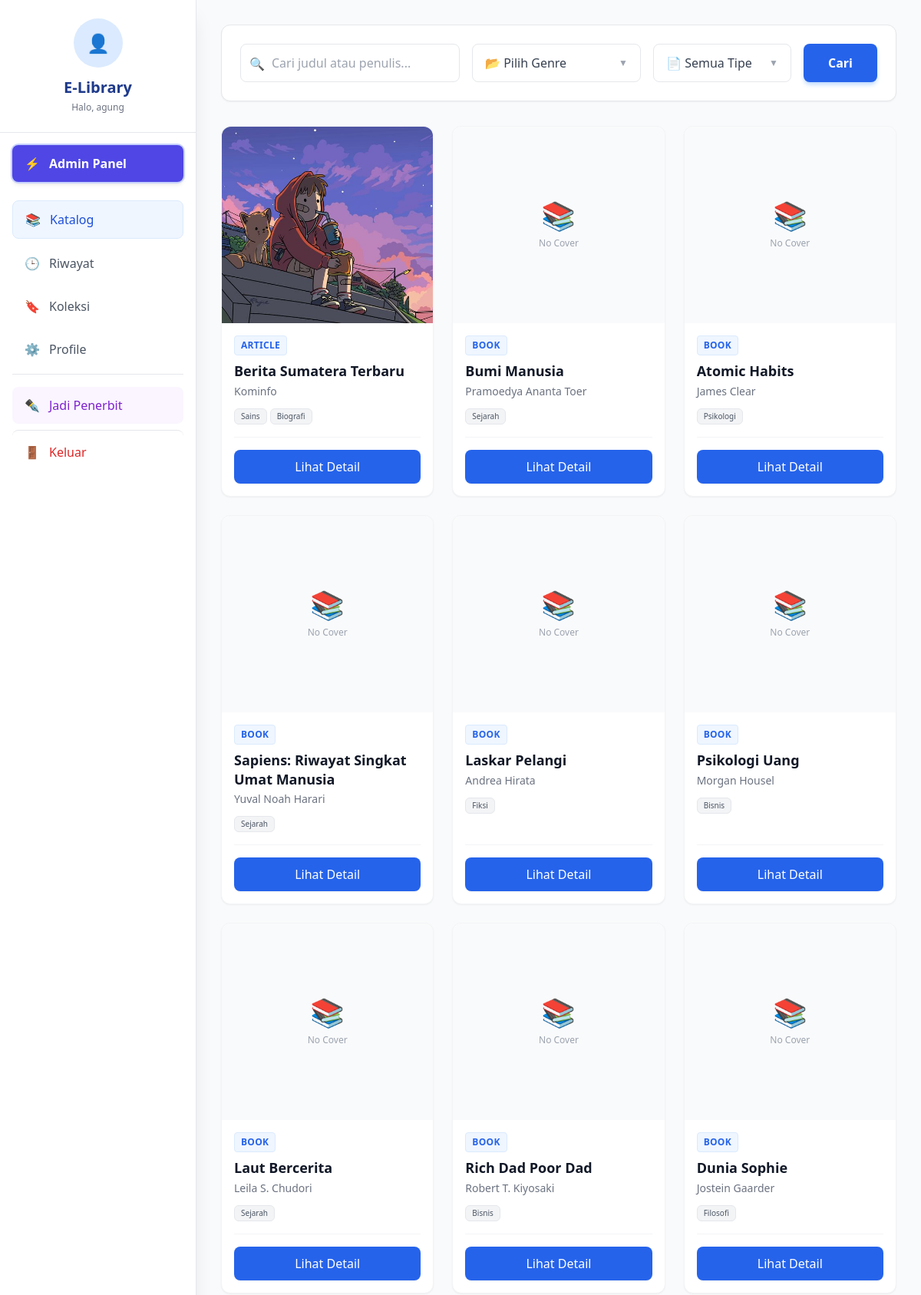
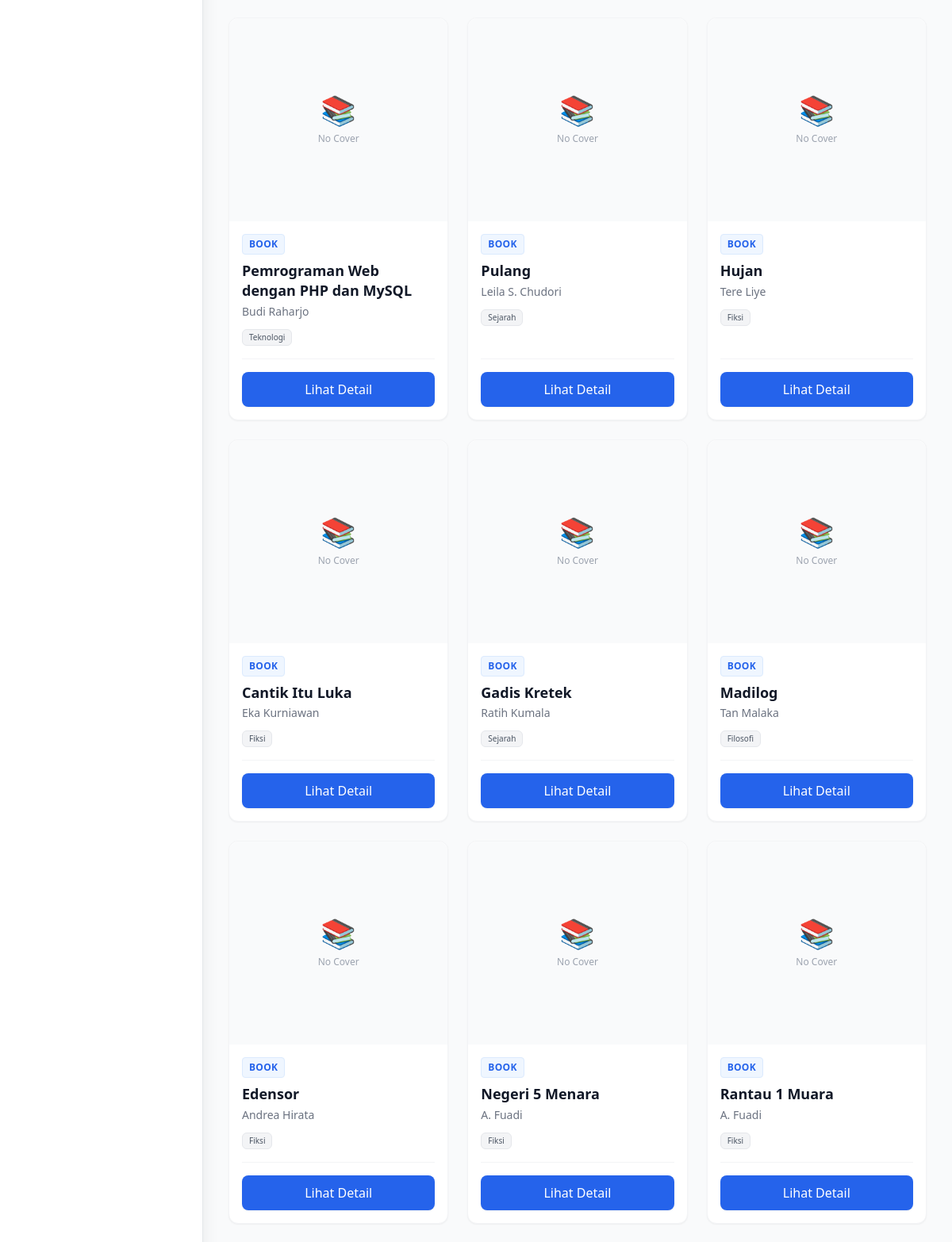
/Frontend/dashboard-user.php (signed in, upper part), run on the app's committed database (2 pictures, top to bottom).
### tables this page shows
CREATE TABLE `users` (
  `id` int(11) NOT NULL,
  `name` varchar(255) NOT NULL,
  `email` varchar(255) NOT NULL,
  `password` varchar(255) NOT NULL,
  `nim` varchar(50) NOT NULL,
  `role` enum('ADMIN','USER','PENERBIT') DEFAULT 'USER',
  `request_penerbit` enum('0','1') DEFAULT '0',
  `created_at` timestamp NOT NULL DEFAULT current_timestamp()
);

CREATE TABLE `books` (
  `id` int(11) NOT NULL,
  `title` varchar(255) NOT NULL,
  `author` varchar(255) NOT NULL,
  `description` text DEFAULT NULL,
  `cover` varchar(255) DEFAULT NULL,
  `file_path` varchar(255) DEFAULT NULL,
  `link` text DEFAULT NULL,
  `year` int(11) DEFAULT NULL,
  `type` enum('BOOK','JOURNAL','ARTICLE') DEFAULT 'BOOK',
  `status` enum('APPROVED','PENDING','REJECTED') DEFAULT 'APPROVED',
  `uploaded_by` int(11) DEFAULT NULL,
  `created_at` timestamp NOT NULL DEFAULT current_timestamp()
);

### Frontend/dashboard-user.php (the view, shortened to what this page needs)
<?php
require_once dirname(__DIR__) . '/Backend/config.php';
$user_id = $_SESSION['user_id'];
$u_res = mysqli_query($conn, "SELECT * FROM users WHERE id=$user_id");
$current_user = mysqli_fetch_assoc($u_res);
$search = isset($_GET['search']) ? mysqli_real_escape_string($conn, $_GET['search']) : '';
$filter_type = isset($_GET['type']) ? $_GET['type'] : '';
$filter_genres = isset($_GET['genres']) ? $_GET['genres'] : [];
$sql = "
    SELECT b.id, b.title, b.author, b.cover, b.type,
    GROUP_CONCAT(g.name SEPARATOR ', ') as genre_names
    FROM books b
    LEFT JOIN book_genres bg ON b.id = bg.book_id
    LEFT JOIN genres g ON bg.genre_id = g.id
    WHERE b.status = 'APPROVED'
";
$sql .= " GROUP BY b.id ORDER BY b.created_at DESC";
$books = mysqli_query($conn, $sql);
$type_map = [
    '' => '📄 Semua Tipe',
    'BOOK' => '📘 Buku',
    'JOURNAL' => '📓 Jurnal',
    'ARTICLE' => '📰 Artikel'
];
$active_type_label = isset($type_map[$filter_type]) ? $type_map[$filter_type] : $type_map[''];
?>
<!DOCTYPE html>
<html lang="id">
<head>
    <script src="https://cdn.tailwindcss.com"></script>
</head>
<body class="bg-gray-50 font-sans">
    <div class="flex min-h-screen">
        <aside id="sidebar" class="w-64 bg-white shadow-xl fixed inset-y-0 left-0 z-40 border-r transform -translate-x-full lg:translate-x-0 sidebar-transition h-full overflow-y-auto">
            <div class="p-6 border-b flex flex-col items-center relative">
                <div class="w-16 h-16 bg-blue-100 rounded-full flex items-center justify-center text-2xl mb-3">👤</div>
                <h1 class="text-xl font-bold text-blue-900">E-Library</h1>
                <p class="text-xs text-gray-500 mt-1 text-center">Halo, <?= htmlspecialchars($current_user['name']) ?></p>
            </div>
            <nav class="p-4 space-y-2">
                <?php if (isset($_SESSION['role']) && $_SESSION['role'] == 'ADMIN'): ?>
                    <a href="dashboard-admin.php" class="flex items-center gap-3 px-4 py-3 bg-indigo-600 text-white rounded-lg font-bold shadow-md hover:bg-indigo-700 transition mb-6 ring-2 ring-indigo-200">
                        <span>⚡</span> Admin Panel
                    </a>
                <?php endif; ?>
                <a href="dashboard-user.php" class="flex items-center gap-3 px-4 py-3 bg-blue-50 text-blue-700 rounded-lg font-medium border border-blue-100">
                    <span>📚</span> Katalog
                </a>
                <a href="history.php" class="flex items-center gap-3 px-4 py-3 text-gray-600 hover:bg-blue-50 hover:text-blue-700 rounded-lg font-medium transition">
                    <span>🕒</span> Riwayat
                </a>
                <a href="saved_books.php" class="flex items-center gap-3 px-4 py-3 text-gray-600 hover:bg-blue-50 hover:text-blue-700 rounded-lg font-medium transition">
                    <span>🔖</span> Koleksi
                </a>
                <a href="profile.php" class="flex items-center gap-3 px-4 py-3 text-gray-600 hover:bg-blue-50 hover:text-blue-700 rounded-lg font-medium transition">
                    <span>⚙️</span> Profile
                </a>
                <div class="pt-4 mt-4 border-t border-gray-200">
                    <?php if ($current_user['request_penerbit'] == '0'): ?>
                        <form method="POST">
                            <button type="submit" name="request_publisher" onclick="return confirm('Ingin mengajukan diri sebagai Penerbit?')" class="w-full text-left flex items-center gap-3 px-4 py-3 bg-purple-50 text-purple-700 hover:bg-purple-50 hover:text-purple-700 rounded-lg font-medium transition duration-200">
                                <span>✒️</span> Jadi Penerbit
                            </button>
                        </form>
                    <?php else: ?>
                        <div class="px-4 py-3 bg-gray-100 text-gray-500 rounded-lg text-xs italic border text-center">
                            ⏳ Menunggu Konfirmasi Penerbit
                        </div>
                    <?php endif; ?>
                </div>
                <a href="logout.php" class="flex items-center gap-3 px-4 py-3 text-red-600 hover:bg-red-50 rounded-lg mt-auto pt-4 border-t">
                    <span>🚪</span> Keluar
                </a>
            </nav>
        </aside>
        <main class="flex-1 lg:ml-64 p-4 lg:p-8 transition-all duration-300">
            <div class="bg-white p-6 rounded-xl shadow-sm border mb-8 flex flex-col gap-4 relative z-10">
                <form method="GET" class="flex flex-col md:flex-row gap-4 w-full items-stretch">
                    <div class="flex-1 relative">
                        <input type="text" name="search" value="<?= htmlspecialchars($search) ?>" placeholder="Cari judul atau penulis..." class="w-full pl-10 pr-4 py-3 border border-gray-200 rounded-lg focus:ring-2 focus:ring-blue-500 outline-none transition h-full">
                        <span class="absolute left-3 top-3.5 text-gray-400">🔍</span>
                    </div>
                    <div class="relative min-w-[220px]" id="genreDropdownContainer">
                        <button type="button" onclick="toggleGenreDropdown()" class="w-full h-full px-4 py-3 border border-gray-200 rounded-lg bg-white outline-none focus:ring-2 focus:ring-blue-500 text-left flex justify-between items-center text-gray-700 transition hover:bg-gray-50">
                            <span id="genreLabel" class="truncate mr-2">
                                <?= empty($filter_genres) ? '📂 Pilih Genre' : count($filter_genres) . ' Genre Dipilih' ?>
                            </span>
                            <span class="text-gray-400 text-xs transform transition-transform duration-200" id="genreArrow">▼</span>
                        </button>
                    </div>
                    <div class="relative min-w-[180px]" id="typeDropdownContainer">
                        <button type="button" onclick="toggleTypeDropdown()" class="w-full h-full px-4 py-3 border border-gray-200 rounded-lg bg-white outline-none focus:ring-2 focus:ring-blue-500 text-left flex justify-between items-center text-gray-700 transition hover:bg-gray-50">
                            <span id="typeLabel" class="truncate mr-2"><?= $active_type_label ?></span>
                            <span class="text-gray-400 text-xs transform transition-transform duration-200" id="typeArrow">▼</span>
                        </button>
                    </div>
                    <button type="submit" class="px-8 py-3 bg-blue-600 text-white rounded-lg hover:bg-blue-700 font-bold transition shadow-md shadow-blue-200 flex-shrink-0">
                        Cari
                    </button>
                </form>
            </div>
            <?php if (mysqli_num_rows($books) > 0): ?>
                <div class="grid grid-cols-1 sm:grid-cols-2 lg:grid-cols-3 xl:grid-cols-4 gap-6 pb-20">
                    <?php while ($book = mysqli_fetch_assoc($books)) { ?>
                        <div class="bg-white rounded-xl shadow-sm border border-gray-100 hover:shadow-x1 hover:shadow-lg hover:shadow-blue-100  transition duration-300 flex flex-col h-full group transform hover:-translate-y-1">
                            <div class="h-64 bg-gray-200 relative overflow-hidden rounded-t-xl">
                                <?php
                                $coverPath = '../uploads/covers/' . $book['cover'];
                                if (!empty($book['cover']) && file_exists($coverPath)):
                                ?>
                                    <img src="<?= $coverPath ?>" class="w-full h-full object-cover group-hover:scale-110 transition duration-500">
                                <?php else: ?>
                                    <div class="w-full h-full flex flex-col items-center justify-center text-gray-400 bg-gray-50">
                                        <span class="text-4xl mb-2">📚</span><span class="text-xs">No Cover</span>
                                    </div>
                                <?php endif; ?>
                                <div class="absolute inset-0 bg-blue-900 bg-opacity-0 group-hover:bg-opacity-10 transition duration-300"></div>
                            </div>
                            <div class="p-4 flex-1 flex flex-col">
                                <div class="flex justify-between items-start mb-2">
                                    <div class="text-xs font-semibold text-blue-600 tracking-wide uppercase bg-blue-50 px-2 py-1 w-fit rounded border border-blue-100">
                                        <?= $book['type'] ?>
                                    </div>
                                </div>
                                <h3 class="font-bold text-gray-900 text-lg mb-1 leading-snug line-clamp-2 group-hover:text-blue-700 transition" title="<?= htmlspecialchars($book['title']) ?>"><?= htmlspecialchars($book['title']) ?></h3>
                                <p class="text-sm text-gray-500 mb-3 "><?= htmlspecialchars($book['author']) ?></p>
                                <div class="flex flex-wrap gap-1 mb-4">
                                    <?php foreach (explode(',', $book['genre_names']) as $gn): if (trim($gn) == '') continue; ?>
                                        <span class="px-2 py-0.5 bg-gray-100 text-gray-600 text-[10px] rounded-md border border-gray-200 group-hover:border-blue-100 group-hover:bg-blue-50 group-hover:text-blue-600 transition"><?= trim($gn) ?></span>
                                    <?php endforeach; ?>
                                </div>
                                <div class="mt-auto pt-4 border-t border-gray-100">
                                    <a href="detail.php?id=<?= $book['id'] ?>" class="block w-full text-center py-2.5 bg-blue-600 text-white rounded-lg hover:bg-blue-700 font-medium transition shadow-sm hover:shadow-md">
                                        Lihat Detail
                                    </a>
                                </div>
                            </div>
                        </div>
                    <?php } ?>
                </div>
            <?php endif; ?>
        </main>
    </div>
</body>
</html>

### Frontend/dashboard-user.php (style rules this page uses)
.sidebar-transition { transition: transform 0.3s ease-in-out; }

### data on the page
users: name "agung"
books: cover (picture), type "ARTICLE", title "Berita Sumatera Terbaru", author "Kominfo", gn "Sains", gn "Biografi"
books: shows "No Cover", type "BOOK", title "Bumi Manusia", author "Pramoedya Ananta Toer", gn "Sejarah"
books: shows "No Cover", type "BOOK", title "Atomic Habits", author "James Clear", gn "Psikologi"
books: shows "No Cover", type "BOOK", title "Sapiens: Riwayat Singkat Umat Manusia", author "Yuval Noah Harari", gn "Sejarah"
books: shows "No Cover", type "BOOK", title "Laskar Pelangi", author "Andrea Hirata", gn "Fiksi"
books: shows "No Cover", type "BOOK", title "Psikologi Uang", author "Morgan Housel", gn "Bisnis"
books: shows "No Cover", type "BOOK", title "Laut Bercerita", author "Leila S. Chudori", gn "Sejarah"
books: shows "No Cover", type "BOOK", title "Rich Dad Poor Dad", author "Robert T. Kiyosaki", gn "Bisnis"
books: shows "No Cover", type "BOOK", title "Dunia Sophie", author "Jostein Gaarder", gn "Filosofi"
books: shows "No Cover", type "BOOK", title "Pemrograman Web dengan PHP dan MySQL", author "Budi Raharjo", gn "Teknologi"
books: shows "No Cover", type "BOOK", title "Pulang", author "Leila S. Chudori", gn "Sejarah"
books: shows "No Cover", type "BOOK", title "Hujan", author "Tere Liye", gn "Fiksi"
books: shows "No Cover", type "BOOK", title "Cantik Itu Luka", author "Eka Kurniawan", gn "Fiksi"
books: shows "No Cover", type "BOOK", title "Gadis Kretek", author "Ratih Kumala", gn "Sejarah"
books: shows "No Cover", type "BOOK", title "Madilog", author "Tan Malaka", gn "Filosofi"
books: shows "No Cover", type "BOOK", title "Edensor", author "Andrea Hirata", gn "Fiksi"
books: shows "No Cover", type "BOOK", title "Negeri 5 Menara", author "A. Fuadi", gn "Fiksi"
books: shows "No Cover", type "BOOK", title "Rantau 1 Muara", author "A. Fuadi", gn "Fiksi"

### other printed values
$active_type_label "📄 Semua Tipe"
